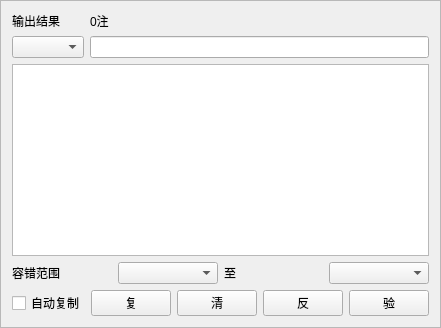
        <widget class="QFrame" name="frame_11">
         <property name="frameShape">
          <enum>QFrame::StyledPanel</enum>
         </property>
         <property name="frameShadow">
          <enum>QFrame::Raised</enum>
         </property>
         <layout class="QVBoxLayout" name="verticalLayout_34">
          <item>
           <layout class="QVBoxLayout" name="verticalLayout_33">
            <item>
             <layout class="QHBoxLayout" name="horizontalLayout_22">
              <item>
               <layout class="QVBoxLayout" name="verticalLayout_31">
                <item>
                 <widget class="QLabel" name="label_2">
                  <property name="text">
                   <string>输出结果</string>
                  </property>
                 </widget>
                </item>
                <item>
                 <widget class="QComboBox" name="comboBox_12"/>
                </item>
               </layout>
              </item>
              <item>
               <layout class="QVBoxLayout" name="verticalLayout_32">
                <item>
                 <widget class="QLabel" name="label_3">
                  <property name="text">
                   <string>0注</string>
                  </property>
                 </widget>
                </item>
                <item>
                 <widget class="QLineEdit" name="lineEdit"/>
                </item>
               </layout>
              </item>
             </layout>
            </item>
            <item>
             <widget class="QTextEdit" name="textEdit_11"/>
            </item>
            <item>
             <layout class="QHBoxLayout" name="horizontalLayout_23">
              <item>
               <widget class="QLabel" name="label_4">
                <property name="text">
                 <string>容错范围</string>
                </property>
               </widget>
              </item>
              <item>
               <widget class="QComboBox" name="comboBox_13"/>
              </item>
              <item>
               <widget class="QLabel" name="label_5">
                <property name="text">
                 <string>至</string>
                </property>
               </widget>
              </item>
              <item>
               <widget class="QComboBox" name="comboBox_14"/>
              </item>
             </layout>
            </item>
            <item>
             <layout class="QHBoxLayout" name="horizontalLayout_24">
              <item>
               <widget class="QCheckBox" name="checkBox_11">
                <property name="text">
                 <string>自动复制</string>
                </property>
               </widget>
              </item>
              <item>
               <widget class="QPushButton" name="pushButton_51">
                <property name="text">
                 <string>复</string>
                </property>
               </widget>
              </item>
              <item>
               <widget class="QPushButton" name="pushButton_52">
                <property name="text">
                 <string>清</string>
                </property>
               </widget>
              </item>
              <item>
               <widget class="QPushButton" name="pushButton_53">
                <property name="text">
                 <string>反</string>
                </property>
               </widget>
              </item>
              <item>
               <widget class="QPushButton" name="pushButton_54">
                <property name="text">
                 <string>验</string>
                </property>
               </widget>
              </item>
             </layout>
            </item>
           </layout>
          </item>
         </layout>
        </widget>
